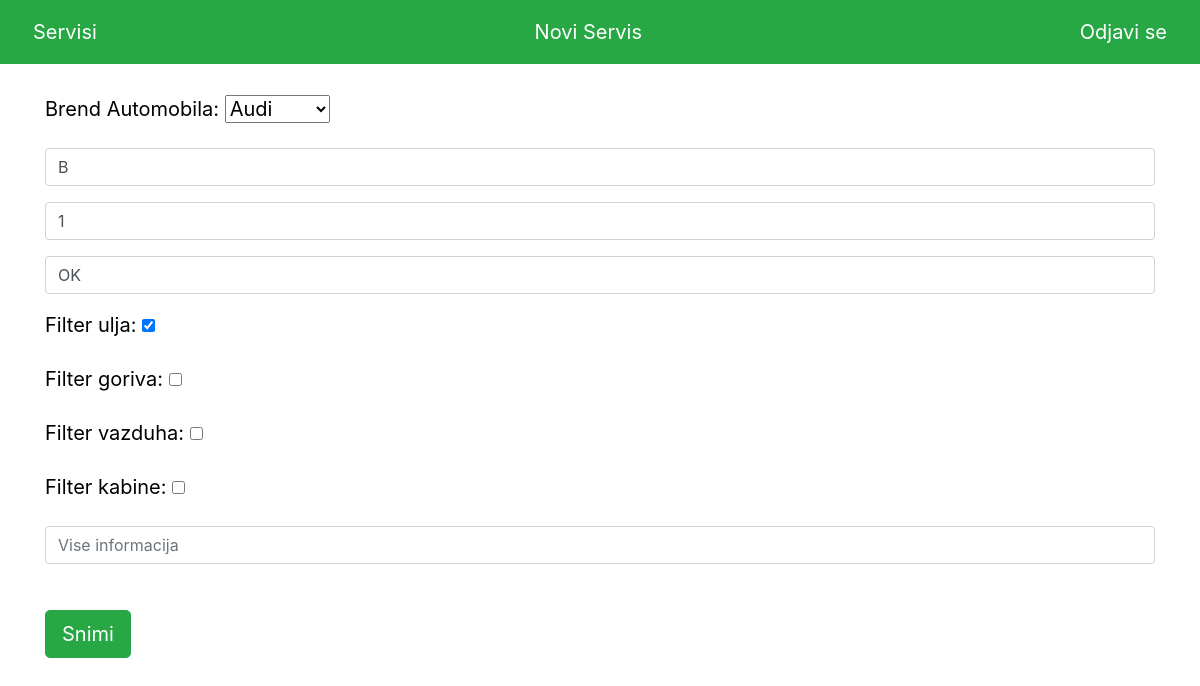
The page /2/update/ (signed in) on the database its author committed.
### app/models.py (models this page shows, shortened)
class MaliServis(models.Model):
	user = models.ForeignKey(User, on_delete=models.CASCADE)
	ms_automobila = models.ForeignKey('Automobil', on_delete=models.CASCADE)
	tablica = models.CharField(max_length=10, blank=True, null=True)
	kilometraza = models.IntegerField()
	ulje = models.CharField(max_length=30)
	filter_ulja = models.BooleanField()
	filter_goriva = models.BooleanField()
	filter_vazduha = models.BooleanField()
	filter_kabine = models.BooleanField()
	info = models.TextField(max_length=1000, blank=True, null=True)
	date = models.DateTimeField(default=datetime.now, null=True)
	class Meta:
		ordering = ['-date']

### app/views.py (the view)
# urls.py: path('<pk>/update/', views.update, name='update'),
def update(request, pk):
	mali_servis = MaliServis.objects.get(pk=pk)
	form = MaliServisForm(instance=mali_servis)
	if request.method == 'POST':
		form = MaliServisForm(request.POST, instance=mali_servis)
		if form.is_valid():
			form.save()
			return redirect('index')
	return render(request, 'update.html', {'mali_servis':mali_servis, 'form':form})

### app/forms.py
class MaliServisForm(forms.ModelForm):
	class Meta:
		model = MaliServis
		fields = (
			'user',
			'ms_automobila',
			'tablica',
			'kilometraza',
			'ulje',
			'filter_ulja',
			'filter_goriva',
			'filter_vazduha',
			'filter_kabine',
			'info')
		labels = {
			'ms_automobila':'Brend Automobila',
			'tablica':'',
			'kilometraza':'',
			'ulje':'',
			'info':''}
		widgets = {
			'user':forms.TextInput(attrs={'class': 'form-control', 'value':'', 'id':'admin', 'type':'hidden'}),
			'tablica':forms.TextInput(attrs={'class':'form-control', 'placeholder':'Tablica'}),
			'kilometraza':forms.TextInput(attrs={'class':'form-control', 'placeholder':'Kilometraza'}),
			'ulje':forms.TextInput(attrs={'class':'form-control', 'placeholder':'Ulje'}),
			'info':forms.TextInput(attrs={'class':'form-control', 'placeholder':'Vise informacija'}),
		}

### app/models.py (called while the page is built)
	def __str__(self):
		return f'{self.marka}'

### app/templates/update.html (shortened to what this page needs)
{% extends 'base.html' %}
{% block content %}
{% if user.is_authenticated %}
	<div class="container">
		<form method="POST">
			{{ form.as_p }}
			<br>
			<input type="submit" value="Snimi" name="" class="btn btn-success btn-lg">
		</form>
	</div>
{% endif %}
{% endblock %}

### app/templates/base.html (style rules this page uses)
body { background-color: white; font-size: 20px; color: black; text-align: left; }

### rows shown on the page
MaliServis: ms_automobila "Audi", tablica "B", kilometraza "1", ulje "OK", filter_ulja "☑"
